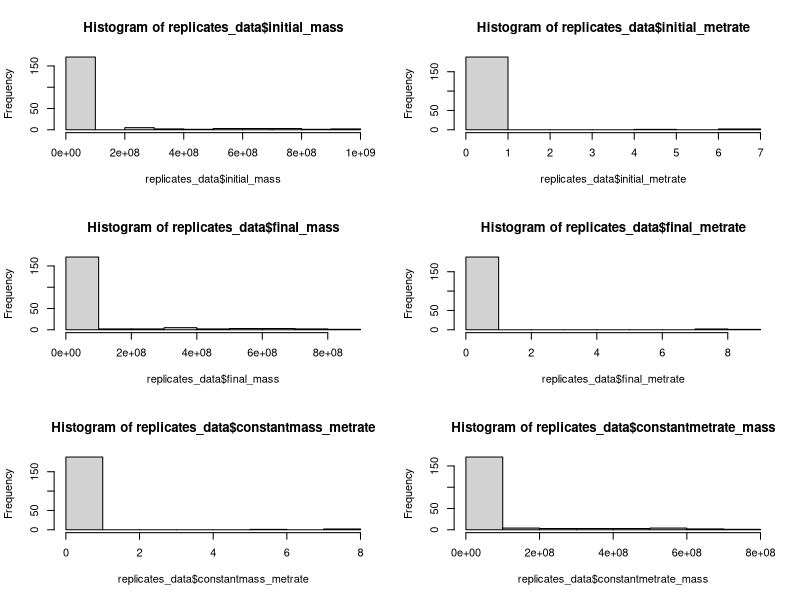
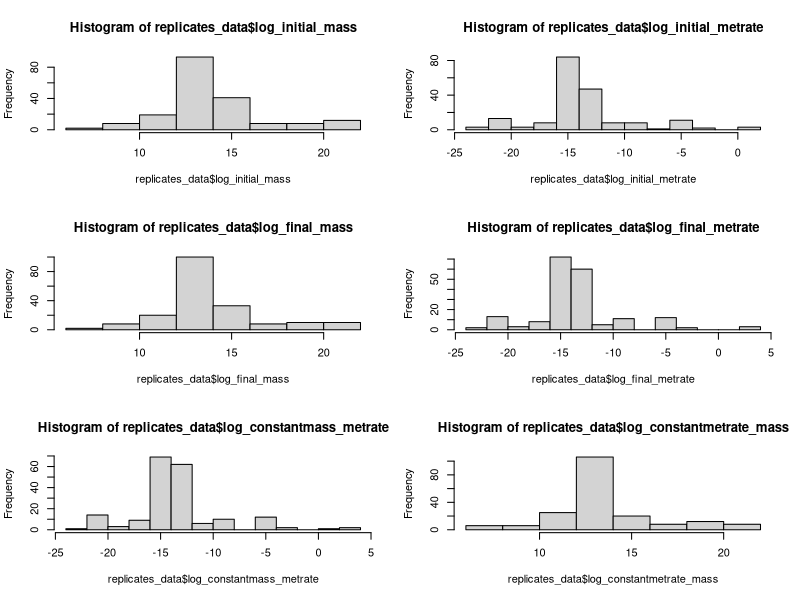
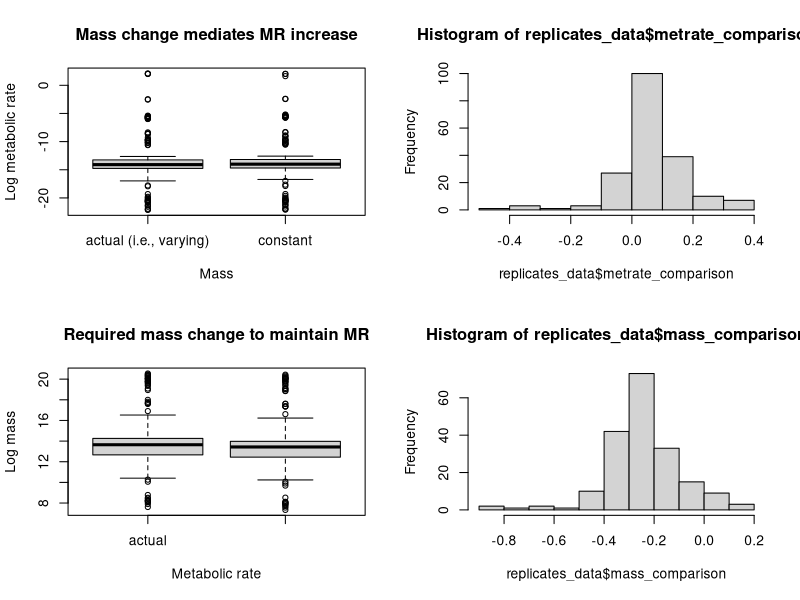
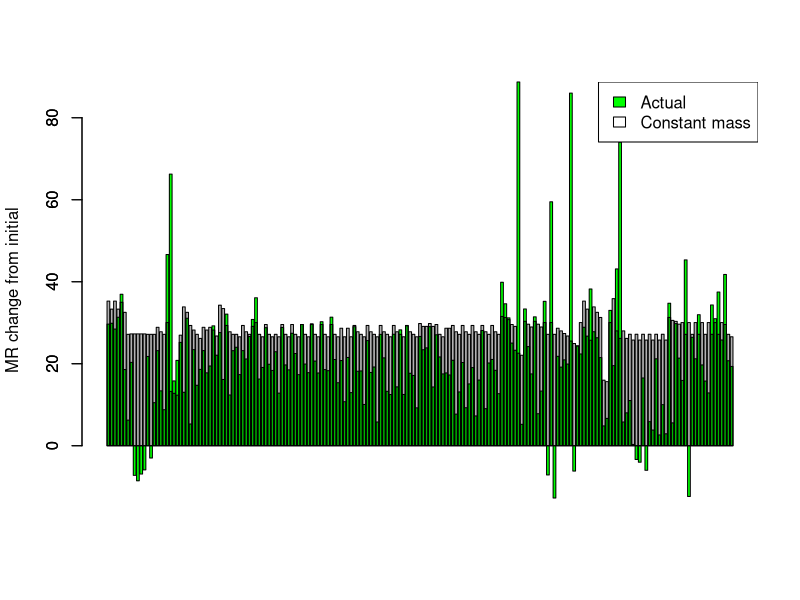
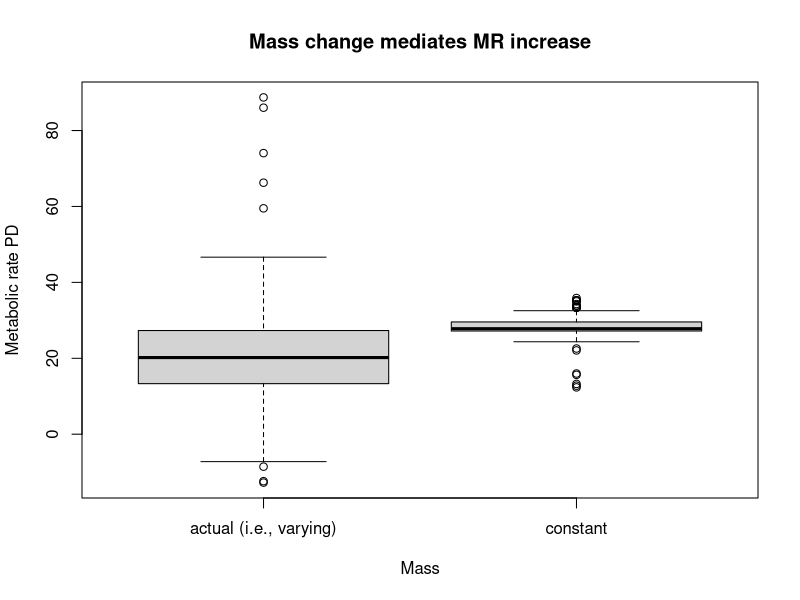
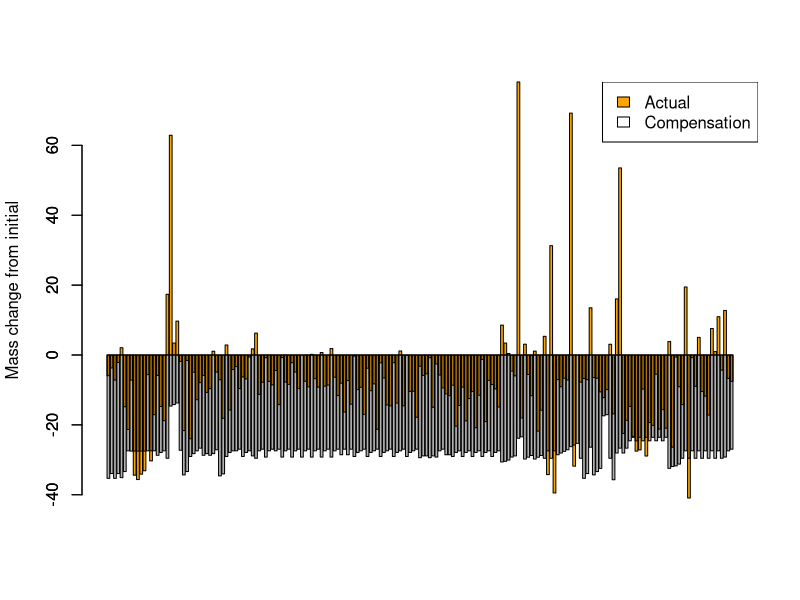
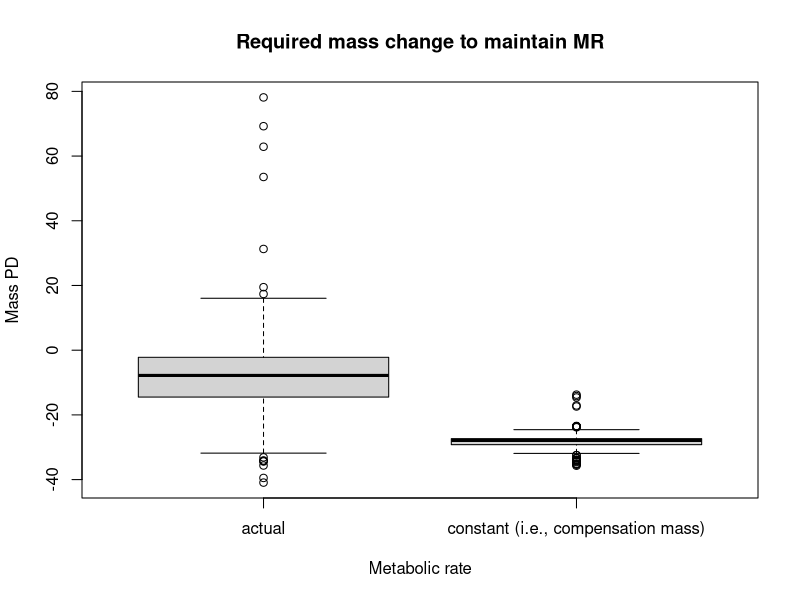

The R source for these figures, in order:
# Read in clean data
replicates_data = read.csv("clean_data_MTEecto.csv")

#--------------------NORMALITY OF MASS & MR VALUES-------------------------

# Look at distributions of all mass and metabolic rate values
par(mfrow = c(3, 2))
hist(replicates_data$initial_mass)
hist(replicates_data$initial_metrate)
hist(replicates_data$final_mass)
hist(replicates_data$final_metrate)
hist(replicates_data$constantmass_metrate)
hist(replicates_data$constantmetrate_mass)

# Generate list of normality test p-values for all mass and MR values
IM_norm = shapiro.test(replicates_data$initial_mass)
IMR_norm = shapiro.test(replicates_data$initial_metrate)
FM_norm = shapiro.test(replicates_data$final_mass)
FMR_norm = shapiro.test(replicates_data$final_metrate)
CMR_norm = shapiro.test(replicates_data$constantmass_metrate)
CM_norm = shapiro.test(replicates_data$constantmetrate_mass)

non_trans = c(IM_norm$p.value, IMR_norm$p.value, FM_norm$p.value, FMR_norm$p.value, CMR_norm$p.value, CM_norm$p.value)

#-----------------NORMALITY OF TRANSFORMED MASS & MR VALUES--------------------

# Log transform all metabolic rate & mass values
replicates_data$log_initial_mass = log(replicates_data$initial_mass)
replicates_data$log_initial_metrate = log(replicates_data$initial_metrate)
replicates_data$log_final_mass = log(replicates_data$final_mass)
replicates_data$log_final_metrate = log(replicates_data$final_metrate)
replicates_data$log_constantmass_metrate = log(replicates_data$constantmass_metrate)
replicates_data$log_constantmetrate_mass = log(replicates_data$constantmetrate_mass)

# Histograms of transformed values
par(mfrow = c(3, 2))
hist(replicates_data$log_initial_mass)
hist(replicates_data$log_initial_metrate)
hist(replicates_data$log_final_mass)
hist(replicates_data$log_final_metrate)
hist(replicates_data$log_constantmass_metrate)
hist(replicates_data$log_constantmetrate_mass)

# Add log transformed values to normality test p-values list
LIM_norm = shapiro.test(replicates_data$log_initial_mass)
LIMR_norm = shapiro.test(replicates_data$log_initial_metrate)
LFM_norm = shapiro.test(replicates_data$log_final_mass)
LFMR_norm = shapiro.test(replicates_data$log_final_metrate)
LCMR_norm = shapiro.test(replicates_data$log_constantmass_metrate)
LCM_norm = shapiro.test(replicates_data$log_constantmetrate_mass)

trans = c(LIM_norm$p.value, LIM_norm$p.value, LFM_norm$p.value, LFMR_norm$p.value, LCMR_norm$p.value, LCM_norm$p.value)
norm_pvalues = data.frame(non_trans, trans)

#------------------DIFFERENCES IN TRANSFORMED FINAL & CONSTANT VALUES--------------

par(mfrow = c(2, 2))
# Comparison of final and constant mass transformed metabolic rates
# Positive values mean MR is greater when mass does not vary
t.test(replicates_data$log_final_metrate, replicates_data$log_constantmass_metrate, paired = TRUE)
boxplot(replicates_data$log_final_metrate, replicates_data$log_constantmass_metrate, main = "Mass change mediates MR increase", xlab = "Mass", ylab = "Log metabolic rate", names = c("actual (i.e., varying)", "constant"))
replicates_data$metrate_comparison = replicates_data$log_constantmass_metrate - replicates_data$log_final_metrate
mean(replicates_data$metrate_comparison)
hist(replicates_data$metrate_comparison)

# Comparison of final and constant MR transformed masses
# Negative values mean mass would have to be much smaller for MR to be maintained
t.test(replicates_data$log_final_mass, replicates_data$log_constantmetrate_mass, paired = TRUE)
boxplot(replicates_data$log_final_mass, replicates_data$log_constantmetrate_mass, main = "Required mass change to maintain MR", xlab = "Metabolic rate", ylab = "Log mass", names = c("actual", "constant (i.e., compensation mass)"))
replicates_data$mass_comparison = replicates_data$log_constantmetrate_mass - replicates_data$log_final_mass
mean(replicates_data$mass_comparison)
hist(replicates_data$mass_comparison)

# TODO: Add in bootstrap code to both of these to verify t-test

#-----------PERCENT DIFFERENCES OF MASS & MR VALUES TO INCLUDE INITIAL----------

# Percent differences for metabolic rates
# 1: initial to final (empirical), expect increase
# 2: initial to constant mass (theoretical), expect increase
# 3: final to constant mass, expect increase
replicates_data$PD_1 = ((replicates_data$final_metrate / replicates_data$initial_metrate) - 1) * 100
replicates_data$PD_2 = ((replicates_data$constantmass_metrate / replicates_data$initial_metrate) - 1) * 100
replicates_data$PD_3 = ((replicates_data$constantmass_metrate / replicates_data$final_metrate) - 1) * 100

# Percent differences for masses
# 4: initial to final (empirical), expect decrease
# 5: initial to constant metabolic rate (theoretical), expect decrease
# 6: final to constant metabolic rate, expect decrease
replicates_data$PD_4 = ((replicates_data$final_mass / replicates_data$initial_mass) - 1) * 100
replicates_data$PD_5 = ((replicates_data$constantmetrate_mass / replicates_data$initial_mass) - 1) * 100
replicates_data$PD_6 = ((replicates_data$constantmetrate_mass / replicates_data$final_mass) - 1) * 100

# Metabolic rate PD comparison for each observationn
par(mfrow = c(1, 1))
barplot(replicates_data$PD_1, col = "green", ylab = "MR change from initial")
barplot(replicates_data$PD_2, col = rgb(0, 0, 0, alpha = 0.3), add = TRUE)
legend("topright", c("Actual", "Constant mass"), fill = c("green", "white"))

# Metabolic rate PD comparison for actual and constant mass conditions
boxplot(replicates_data$PD_1, replicates_data$PD_2, main = "Mass change mediates MR increase", xlab = "Mass", ylab = "Metabolic rate PD", names = c("actual (i.e., varying)", "constant"))

# Mass PD comparison for each observationn
barplot(replicates_data$PD_4, col = "orange", ylab = "Mass change from initial")
barplot(replicates_data$PD_5, col = rgb(0, 0, 0, alpha = 0.3), add = TRUE)
legend("topright", c("Actual", "Compensation"), fill = c("orange", "white"))

# Mass PD comparison for actual and constant metabolic rate conditions
boxplot(replicates_data$PD_4, replicates_data$PD_5, main = "Required mass change to maintain MR", xlab = "Metabolic rate", ylab = "Mass PD", names = c("actual", "constant (i.e., compensation mass)"))

# ------------------Mixed model----------

library(lme4)

replicates_data$releveled_class = relevel(factor(replicates_data$Class), "Insecta")

replicates_data$paper_id = gsub("[A-Z]$", "", as.character(replicates_data$studyID))

summary(lmer(mass_comparison ~ (1|studyID), data = replicates_data))
summary(lmer(mass_comparison ~ (1|species), data = replicates_data))
summary(lmer(mass_comparison ~ releveled_class + (1|species), data = replicates_data))

summary(lmer(mass_comparison ~ releveled_class + (1|species) + (1|paper_id), data = replicates_data))

# Don't publish based on these numbers
round(ranef(lmer(mass_comparison ~ releveled_class + (1|species), data = replicates_data))[[1]], 3)

#---------------------SPECIES VALUES------------------------

# Create species dataset
# This code is way awful
library(dplyr)

# Get columns for averages
species_data = replicates_data %>%
  group_by(species) %>%
  #summarise(count = n())
  summarise_each(funs(mean), initial_mass, final_mass, initial_metrate, final_metrate, 
                 constantmass_metrate, constantmetrate_mass, PD_1, PD_2, PD_3, PD_4, PD_5, PD_6) 

# Add in species occurrence values
occurrences = replicates_data %>%
  group_by(species) %>%
  summarise(count = n())

species_data$occurrences = occurrences$count

# Add log transformed values to species dataset
species_data$log_initial_mass = log(species_data$initial_mass)
species_data$log_initial_metrate = log(species_data$initial_metrate)
species_data$log_final_mass = log(species_data$final_mass)
species_data$log_final_metrate = log(species_data$final_metrate)
species_data$log_constantmass_metrate = log(species_data$constantmass_metrate)
species_data$log_constantmetrate_mass = log(species_data$constantmetrate_mass)
